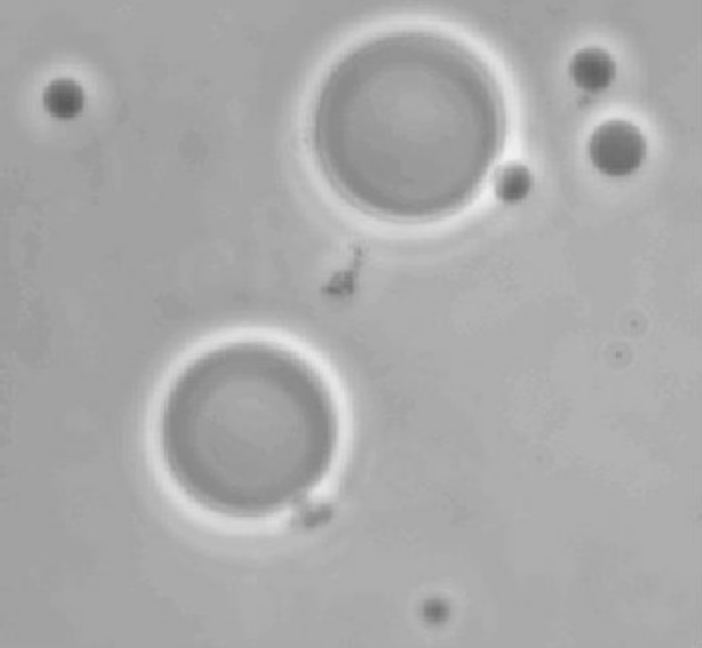
#> input picture 刘镇松-U202010652-图像分割作业/input_img/otsu.jpg, 702 x 648 px
$ python 'OTSU大津法阈值分割.py'
#> lines starting #> are read from the running program, lines starting #| are printed output that depends on the picture; after the words box and inside, x2 and y2 are one past the last pixel; in counts of white or black regions, pixels touching at a corner belong together
import numpy as np
import matplotlib.pyplot as plt
import cv2

def threshold_processing(img, T):  # 阈值分割函数
    img1 = np.zeros(img.shape)
    for i in range(img.shape[0]):
        for j in range(img.shape[1]):
            if img[i][j] >= T:
                img1[i][j] = 1
            else:
                img1[i][j] = 0
    return img1

def otsu_threshold(image):
    pixel_num = image.shape[0] * image.shape[1]
    threshold = 0
    max_sigama_b = 0
    for k in range(256):
        P1 = np.sum(image <= k) / pixel_num  # 当阈值取k时，c1,c2类发生的概率P1,P2
        P2 = 1 - P1
        if P1 == 0 or P2 == 0:  # 如果c1,c2像素数为0，则无法计算方差，直接跳过该阈值
            continue
        m1 = np.mean(image[image <= k])  # 计算平均灰度m1,m2
        m2 = np.mean(image[image > k])
        sigma_b = P1 * P2 * ((m1 - m2) ** 2)
        if sigma_b > max_sigama_b:
            max_sigama_b = sigma_b
            threshold = k
    return threshold


img1 = cv2.imread('input_img/otsu.jpg', cv2.IMREAD_GRAYSCALE)  # 读取图像
#> img1 is the input picture: shape (648, 702); min 90, max 241, mean 169.6
t = otsu_threshold(img1)  # otsu算法得到阈值t1
#> the loop in otsu_threshold, `for k in range(256):` made 256 passes
#> (P1, P2, m1, m2, sigma_b, max_sigama_b) on passes 91 to 102: (1.54e-05, 1, 90, 169.6, 0.0975, 0.0975), (7.25e-05, 1, 90.79, 169.6, 0.451, 0.451), (0.000125, 1, 91.3, 169.6, 0.769, 0.769), (0.000182, 1, 91.83, 169.6, 1.1, 1.1), (0.00022, 1, 92.2, 169.6, 1.32, 1.32), (0.000266, 1, 92.69, 169.6, 1.57, 1.57), (0.000312, 1, 93.18, 169.6, 1.82, 1.82), (0.000385, 1, 93.9, 169.6, 2.21, 2.21), (0.000451, 1, 94.5, 169.6, 2.54, 2.54), (0.000517, 0.999, 95.07, 169.6, 2.87, 2.87), (0.000598, 0.999, 95.74, 169.7, 3.26, 3.26), (0.000688, 0.999, 96.43, 169.7, 3.69, 3.69)
#> (P1, P2) on passes 1 to 6: (0, 1), (0, 1), (0, 1), (0, 1), (0, 1), (0, 1)
#> after the loop in otsu_threshold, `for k in range(256):`: max_sigama_b = 88.93; threshold = 181
#> t = 181
img_otsu = threshold_processing(img1, t)  # 根据t进行阈值分割
#> after the loop in threshold_processing, `for i in range(img.shape[0]):`:
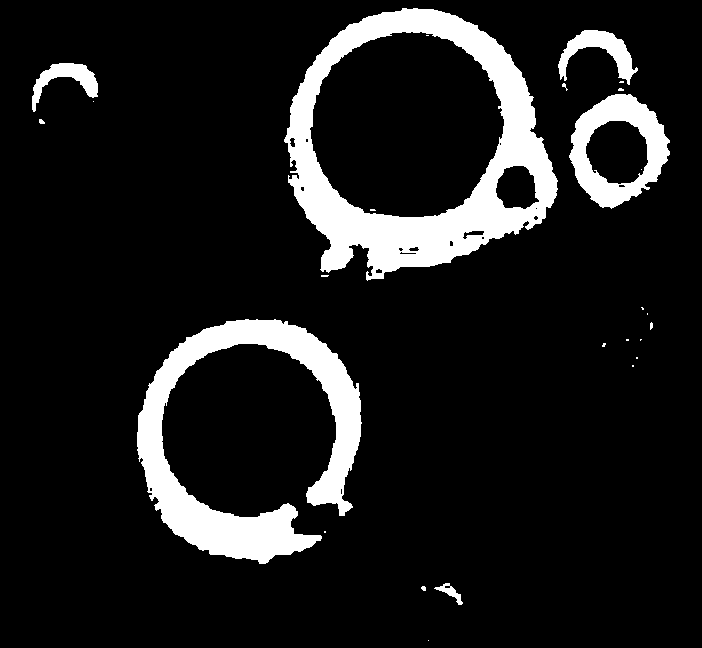
#> img1: shape (648, 702) float64; values 0 (black) and 1 (white), 11.3% white; 26 white regions (18 under 20 px), largest, box (x1, y1, x2, y2) and area: (284, 8, 558, 281) 24602, (137, 319, 362, 564) 18388, (569, 94, 670, 209) 5166
# 展示处理结果
print('OTSU阈值t=', t)
#| OTSU阈值t= 181
plt.subplot(121), plt.imshow(img1, 'gray'), plt.title('ORIGINAL')
plt.subplot(122), plt.imshow(img_otsu, 'gray'), plt.title('OTSU')
plt.tight_layout()
plt.savefig('output_img/image_OTSU.jpg')
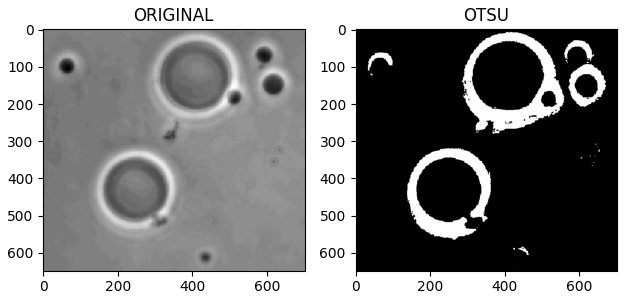
#> figure drawn by matplotlib, 2 panels
plt.show()
